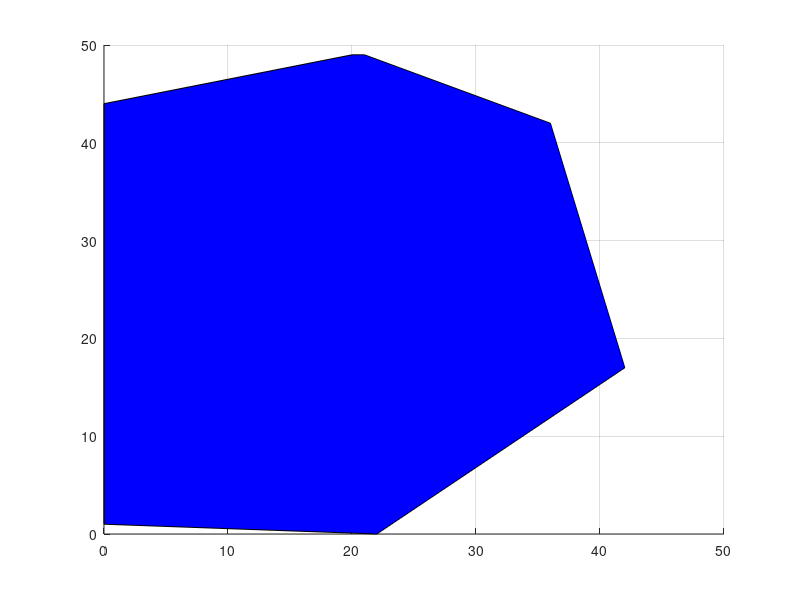

The MATLAB script that drew this image: (Note: this script raises an error after producing the figure.)
function Display1300
X = [36,0,22,20,0,42,38,21,8,20,30,83,54,73,0,71,50,64,102,64,114,100,112,50,99,102,105,105,104,105,86,0,65,55,54,88,68,85,38,35,105,102,102,105,101,105,101,101,101,101,102,102,102,101,101,102,105,102,101,101,101,101,101,101,101,101,101,103,101,101]
Y = [42,44,0,23,1,17,15,49,31,49,110,102,118,71,118,91,107,104,63,104,35,119,73,0,0,60,23,23,62,63,45,68,27,59,86,8,51,9,71,84,23,60,60,23,61,23,61,61,60,61,60,60,60,61,61,60,23,60,61,61,61,61,61,61,61,61,61,63,61,61]
c=zeros(70, 3)
for j=1:10,
    c(j, 1) = 0;
    c(j, 2) = 0;
    c(j, 3) = 1;
end
for j=11:20,
   c(j, 1) = 1;
  c(j, 2) = 0;
    c(j, 3) = 0;
end
for j=21:30,
    c(j, 1) = 0;
    c(j, 2) = 1;
    c(j, 3) = 0;
end
for j=31:40,
    c(j, 1) = 0;
    c(j, 2) = 0;
    c(j, 3) = 0;
end
for j=41:70,
    c(j, 1) = 1;
    c(j, 2) = 0;
    c(j, 3) = 1;
end
pointX0 = [22.0,42.0,36.0,21.0,20.0,0.0,0.0]
pointY0 = [0.0,17.0,42.0,49.0,49.0,44.0,1.0]
pointX1 = [102.0,83.0,54.0,0.0,73.0]
pointY1 = [63.0,102.0,118.0,118.0,71.0]
pointX2 = [50.0,99.0,114.0,112.0,100.0]
pointY2 = [0.0,0.0,35.0,73.0,119.0]
pointX3 = [88.0,86.0,54.0,35.0,0.0,85.0]
pointY3 = [8.0,45.0,86.0,84.0,68.0,9.0]
figure
grid on
hold on
fill( pointX0, pointY0, 'b')
alpha(0.3)
hold on
fill(pointX1, pointY1, 'r')
alpha(0.3)
hold on
fill(pointX2, pointY2, 'g')
alpha(0.3)
hold on
fill(pointX3, pointY3, 'black')
alpha(0.3)
h = scatter(X,Y, 70, c);
end
